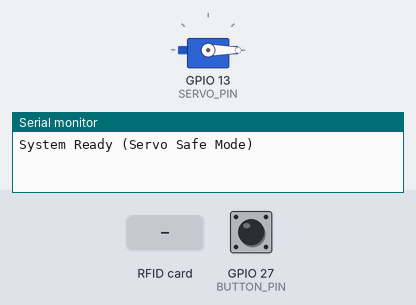
Recording of a sketch running on a simulated ESP32. Shown: servo, the last lines printed to the serial monitor. The test bench sets the inputs (shaded band); at power-on: GPIO 27 (BUTTON_PIN) HIGH. Nothing arrives over Bluetooth unless stated.

Above: at 1.5 s.
1.6 s: GPIO 27 (BUTTON_PIN) pulled LOW for 3.2 s
At 2.1 s:
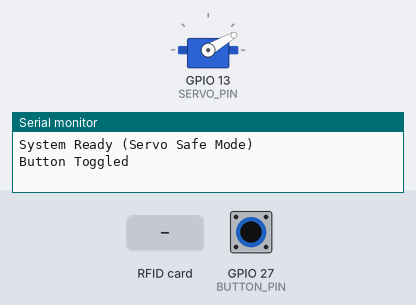
6.3 s: RFID card EB D8 5A 8F held to the reader
At 7.3 s:
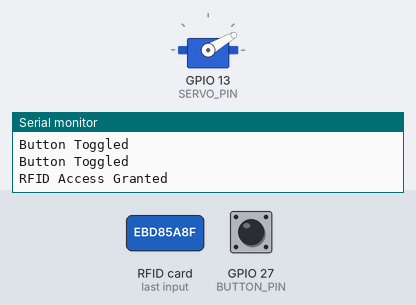
14.6 s: RFID card 14 0F D6 6F held to the reader
At 15.6 s:
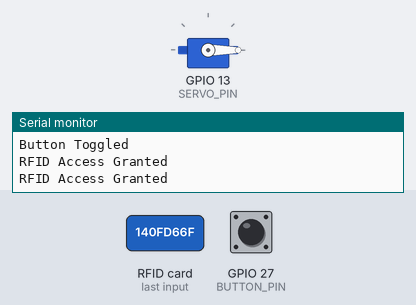
Timing chart, 0 to 17.1 s (numbered marks = the images above; inputs shaded):
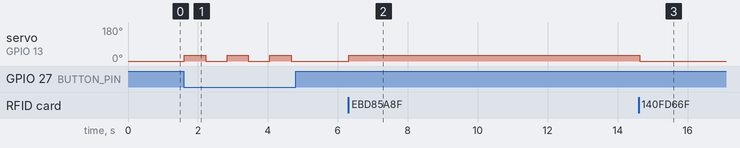

Measured:
- after the input at 1.6 s, servo on GPIO 13 (SERVO_PIN): alternates 30° for 0.61 s and 0° for 0.61 s, 6 changes in all, then stays 0°, starting at once
- after the input at 6.3 s, servo on GPIO 13 (SERVO_PIN): 0° → 30° at once
- after the input at 14.6 s, servo on GPIO 13 (SERVO_PIN): 30° → 0° at once

The sketch:

door_lock.ino
```cpp
#include <ESP32Servo.h>
#include <Keypad.h>
#include <IRremote.h>
#include "BluetoothSerial.h"
#include <SPI.h>
#include <MFRC522.h>

BluetoothSerial SerialBT;
Servo lockServo;

// ================= SERVO =================
#define SERVO_PIN 13
#define SERVO_OPEN_ANGLE 30
#define SERVO_CLOSE_ANGLE 0

bool doorOpen = false;
bool servoAttached = false;

void attachServo() {
  if (!servoAttached) {
    lockServo.attach(SERVO_PIN);
    servoAttached = true;
  }
}

void detachServo() {
  if (servoAttached) {
    lockServo.detach();
    servoAttached = false;
  }
}

void moveServo(int angle) {
  attachServo();
  lockServo.write(angle);
  delay(300);
  detachServo();
}

void toggleServo() {
  if (doorOpen) {
    moveServo(SERVO_CLOSE_ANGLE);
    doorOpen = false;
  } else {
    moveServo(SERVO_OPEN_ANGLE);
    doorOpen = true;
  }
}

// ================= PUSH BUTTON =================
#define BUTTON_PIN 27
unsigned long lastButtonTime = 0;
const unsigned long buttonDebounce = 300;

// ================= KEYPAD =================
const byte ROWS = 4;
const byte COLS = 4;

char keys[ROWS][COLS] = {
  {'1','2','3','A'},
  {'4','5','6','B'},
  {'7','8','9','C'},
  {'*','0','#','D'}
};

byte rowPins[ROWS] = {32, 33, 25, 26};
byte colPins[COLS] = {12, 4, 14, 21};

Keypad keypad = Keypad(makeKeymap(keys), rowPins, colPins, ROWS, COLS);

String enteredCode = "";
const String password = "1474";

// ================= IR =================
#define IR_PIN 15
unsigned long lastIRTime = 0;
const unsigned long irDebounce = 1000;

// ================= RFID =================
#define RFID_SS 5
#define RFID_RST 22

MFRC522 rfid(RFID_SS, RFID_RST);

// Allowed UIDs
byte uid1[] = {0xEB, 0xD8, 0x5A, 0x8F};
byte uid2[] = {0x14, 0x0F, 0xD6, 0x6F};
byte uid3[] = {0xB4, 0x6B, 0xEF, 0x6F};

bool checkUID(byte *uid, byte size) {
  if (size != 4) return false;
  if (memcmp(uid, uid1, 4) == 0) return true;
  if (memcmp(uid, uid2, 4) == 0) return true;
  if (memcmp(uid, uid3, 4) == 0) return true;
  return false;
}

// ================= SETUP =================
void setup() {
  Serial.begin(115200);
  SerialBT.begin("ESP32_DOOR_LOCK");

  pinMode(BUTTON_PIN, INPUT_PULLUP);

  attachServo();
  lockServo.write(SERVO_CLOSE_ANGLE);
  delay(300);
  detachServo();

  IrReceiver.begin(IR_PIN, ENABLE_LED_FEEDBACK);

  SPI.begin();
  rfid.PCD_Init();

  Serial.println("System Ready (Servo Safe Mode)");
}

// ================= LOOP =================
void loop() {

  // -------- PUSH BUTTON --------
  if (digitalRead(BUTTON_PIN) == LOW) {
    if (millis() - lastButtonTime > buttonDebounce) {
      toggleServo();
      Serial.println("Button Toggled");
      lastButtonTime = millis();
    }
  }

  // -------- KEYPAD --------
  char key = keypad.getKey();
  if (key) {
    if (key >= '0' && key <= '9') {
      enteredCode += key;
      Serial.print("*");
    }

    if (key == '*') {
      if (enteredCode == password) {
        toggleServo();
        Serial.println("\nPassword Correct");
      } else {
        Serial.println("\nWrong Password");
      }
      enteredCode = "";
    }

    if (key == 'D') {
      enteredCode = "";
      Serial.println("\nCleared");
    }
  }

  // -------- IR REMOTE --------
  if (IrReceiver.decode()) {
    unsigned long now = millis();
    if (now - lastIRTime > irDebounce) {
      if (IrReceiver.decodedIRData.protocol == 8 &&
          IrReceiver.decodedIRData.address == 0x80 &&
          IrReceiver.decodedIRData.command == 0x09) {

        toggleServo();
        Serial.println("IR Toggle");
        lastIRTime = now;
      }
    }
    IrReceiver.resume();
  }

  // -------- BLUETOOTH --------
  if (SerialBT.available()) {
    char bt = SerialBT.read();

    if (bt == 'X' || bt == 'x') {
      moveServo(SERVO_OPEN_ANGLE);
      doorOpen = true;
    }

    if (bt == 'Y' || bt == 'y') {
      moveServo(SERVO_CLOSE_ANGLE);
      doorOpen = false;
    }
  }

  // -------- RFID --------
  if (rfid.PICC_IsNewCardPresent() && rfid.PICC_ReadCardSerial()) {

    if (checkUID(rfid.uid.uidByte, rfid.uid.size)) {
      toggleServo();
      Serial.println("RFID Access Granted");
    } else {
      Serial.println("RFID Access Denied");
    }

    rfid.PICC_HaltA();
    rfid.PCD_StopCrypto1();
  }
}
```
